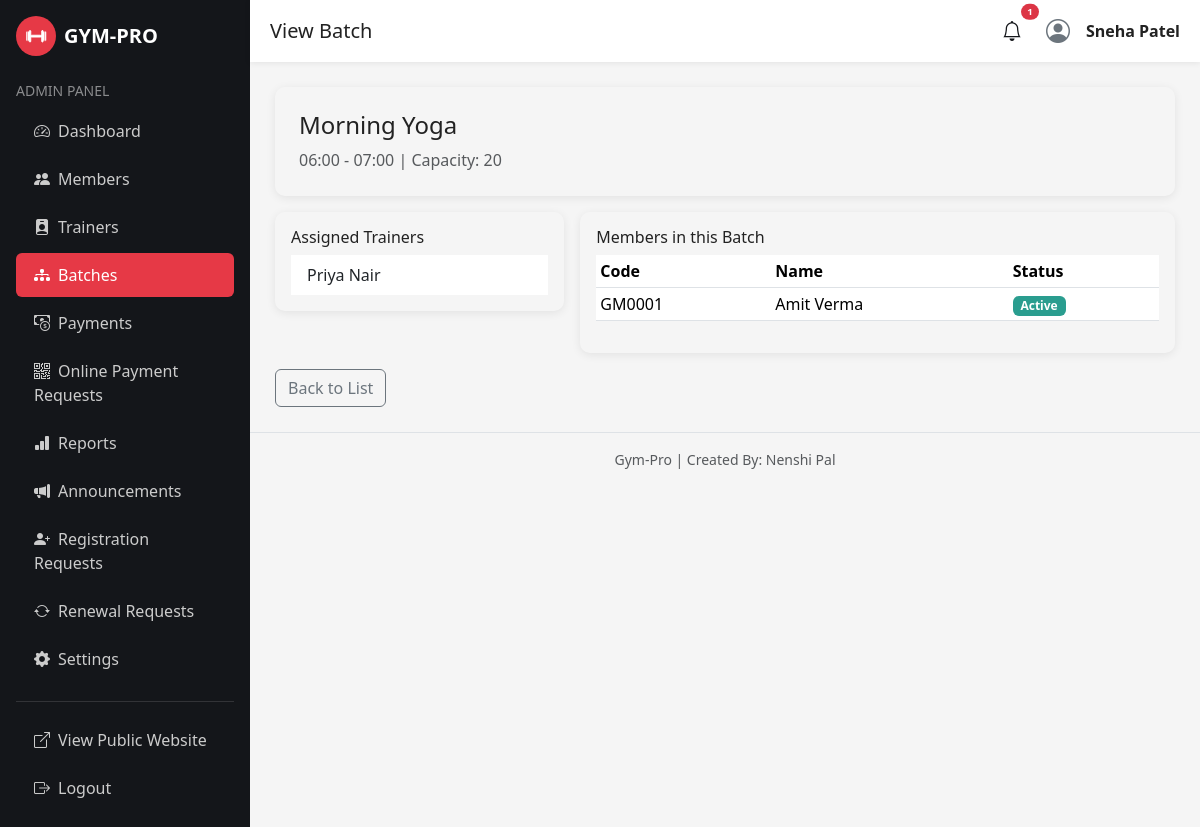
The app's page /admin/batch/view-batch.php?id=1 (signed in) with its own data.
### tables this page shows
CREATE TABLE batches (
    batch_id INT AUTO_INCREMENT PRIMARY KEY,
    batch_name VARCHAR(100) NOT NULL,
    start_time TIME NOT NULL,
    end_time TIME NOT NULL,
    capacity INT NOT NULL DEFAULT 20,
    monthly_fee DECIMAL(10,2) NOT NULL DEFAULT 0,
    status ENUM('Active','Inactive') DEFAULT 'Active'
);

CREATE TABLE trainers (
    trainer_id INT AUTO_INCREMENT PRIMARY KEY,
    trainer_code VARCHAR(20) NOT NULL UNIQUE,
    full_name VARCHAR(100) NOT NULL,
    gender ENUM('Male','Female','Other') DEFAULT 'Male',
    phone VARCHAR(20) NOT NULL UNIQUE,
    email VARCHAR(100) NOT NULL UNIQUE,
    specialization VARCHAR(100),
    photo VARCHAR(255) DEFAULT 'default-trainer.png',
    username VARCHAR(50) NOT NULL UNIQUE,
    password VARCHAR(255) NOT NULL,
    status ENUM('Active','Inactive') DEFAULT 'Active',
    created_at DATETIME DEFAULT CURRENT_TIMESTAMP
);

CREATE TABLE members (
    member_id INT AUTO_INCREMENT PRIMARY KEY,
    member_code VARCHAR(20) NOT NULL UNIQUE,
    photo VARCHAR(255) DEFAULT 'default-member.png',
    full_name VARCHAR(100) NOT NULL,
    gender ENUM('Male','Female','Other') DEFAULT 'Male',
    dob DATE,
    phone VARCHAR(20) NOT NULL UNIQUE,
    email VARCHAR(100) NOT NULL UNIQUE,
    address VARCHAR(255),
    emergency_contact VARCHAR(20),
    duration_months INT NOT NULL DEFAULT 1,
    membership_start_date DATE NOT NULL,
    membership_expiry_date DATE NOT NULL,
    username VARCHAR(50) NOT NULL UNIQUE,
    password VARCHAR(255) NOT NULL,
    status ENUM('Active','Expired','Inactive','Pending Payment') DEFAULT 'Active',
    created_by VARCHAR(50),
    created_method ENUM('Request','Admin') DEFAULT 'Admin',
    created_at DATETIME DEFAULT CURRENT_TIMESTAMP
);

### admin/batch/view-batch.php (the view, shortened to what this page needs)
<?php
require_once "../../includes/config.php";
$id = (int)((isset($_GET['id']) ? $_GET['id'] : 0));
$stmt = mysqli_prepare($conn, "SELECT * FROM batches WHERE batch_id=?");
mysqli_stmt_bind_param($stmt, "i", $id);
mysqli_stmt_execute($stmt);
$batch = mysqli_fetch_assoc(mysqli_stmt_get_result($stmt));
$stmt2 = mysqli_prepare($conn, "SELECT t.full_name FROM batch_trainers bt JOIN trainers t ON bt.trainer_id=t.trainer_id WHERE bt.batch_id=?");
mysqli_stmt_bind_param($stmt2, "i", $id);
mysqli_stmt_execute($stmt2);
$trainers = mysqli_stmt_get_result($stmt2);
$stmt3 = mysqli_prepare($conn, "SELECT m.member_code, m.full_name, m.status FROM member_batches mb JOIN members m ON mb.member_id=m.member_id WHERE mb.batch_id=?");
mysqli_stmt_bind_param($stmt3, "i", $id);
mysqli_stmt_execute($stmt3);
$members = mysqli_stmt_get_result($stmt3);
include "../includes/header.php";
include "../includes/sidebar.php";
include "../includes/topbar.php";
?>
<div class="gym-card p-4 mb-3">
    <h4><?php echo htmlspecialchars($batch['batch_name']); ?></h4>
    <p class="text-muted mb-0"><?php echo substr($batch['start_time'],0,5) . " - " . substr($batch['end_time'],0,5); ?> | Capacity: <?php echo (int)$batch['capacity']; ?></p>
</div>
<div class="row g-3">
    <div class="col-md-4">
        <div class="gym-card p-3">
            <h6>Assigned Trainers</h6>
            <ul class="list-group list-group-flush">
                <?php $found=false; while ($t = mysqli_fetch_assoc($trainers)): $found=true; ?>
                    <li class="list-group-item"><?php echo htmlspecialchars($t['full_name']); ?></li>
                <?php endwhile; if(!$found): ?><li class="list-group-item text-muted">None assigned.</li><?php endif; ?>
            </ul>
        </div>
    </div>
    <div class="col-md-8">
        <div class="gym-card p-3">
            <h6>Members in this Batch</h6>
            <div class="table-responsive">
            <table class="table table-sm">
                <thead><tr><th>Code</th><th>Name</th><th>Status</th></tr></thead>
                <tbody>
                    <?php $found=false; while ($m = mysqli_fetch_assoc($members)): $found=true; ?>
                    <tr>
                        <td><?php echo htmlspecialchars($m['member_code']); ?></td>
                        <td><?php echo htmlspecialchars($m['full_name']); ?></td>
                        <td><span class="badge <?php echo $m['status']=='Active'?'badge-active':($m['status']=='Expired'?'badge-expired':($m['status']=='Pending Payment'?'badge-pending':'badge-inactive')); ?>"><?php echo htmlspecialchars($m['status']); ?></span></td>
                    </tr>
                    <?php endwhile; if(!$found): ?><tr><td colspan="3" class="text-muted">No members in this batch yet.</td></tr><?php endif; ?>
                </tbody>
            </table>
            </div>
        </div>
    </div>
</div>
<a href="batches.php" class="btn btn-outline-secondary mt-3">Back to List</a>
<?php include "../includes/footer.php"; ?>

### css/style.css (style rules this page uses)
:root { --gym-dark: #14161a; --gym-dark-2: #1e2128; --gym-red: #e63946; --gym-red-dark: #c1121f; --gym-light: #f5f5f5; --gym-gray: #6c757d; }
body { font-family: 'Segoe UI', Arial, sans-serif; background-color: var(--gym-light); color: #222; }
.gym-card { border: none; border-radius: 10px; box-shadow: 0 2px 10px rgba(0,0,0,0.08); transition: transform .2s ease; }

### css/animations.css (style rules this page uses)
body { animation: gp-page-fade 0.5s ease both; }
.gym-card, .stat-card, .auth-card, .batch-check, .gym-hero h1, .gym-hero p, .gym-hero .btn { opacity: 0; transform: translateY(24px); transition: opacity 0.6s ease, transform 0.6s ease; }
.gp-in-view { opacity: 1 !important; transform: translateY(0) !important; }
.gym-card { transition: transform 0.25s ease, box-shadow 0.25s ease, opacity 0.6s ease; }
.btn { transition: transform 0.15s ease, box-shadow 0.15s ease, background-color 0.15s ease; }

### admin/css/admin.css (style rules this page uses)
.table thead { background: #14161a; color: #fff; }
.badge-active { background:#2a9d8f; }

### records on screen
batches: batch_name "Morning Yoga", start_time "06:00", end_time "07:00", capacity "20"
trainers: full_name "Priya Nair"
members: member_code "GM0001", full_name "Amit Verma", status "Active"

### other values on screen
isset($page_title) ? $page_title : 'Admin' "View Batch"
$notif_total "1"
isset($_SESSION['admin_name']) ? $_SESSION['admin_name'] : 'Admin' "Sneha Patel"
